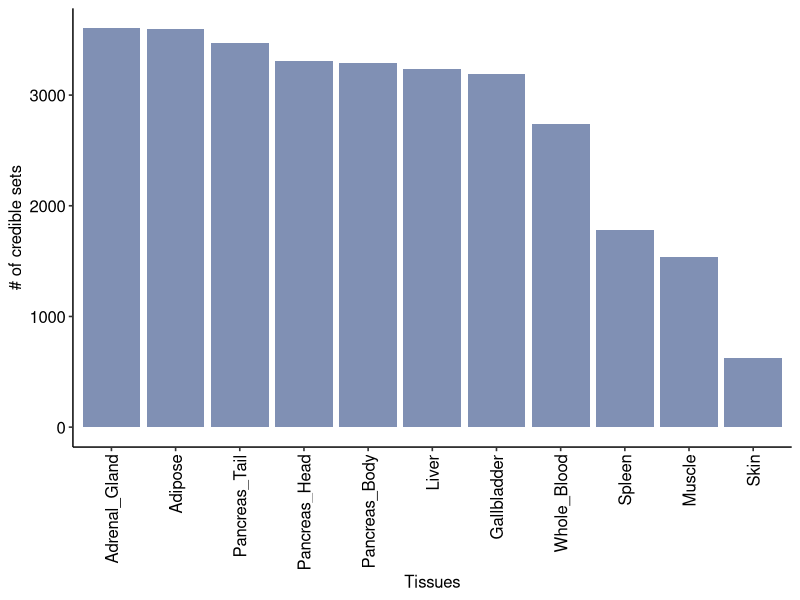
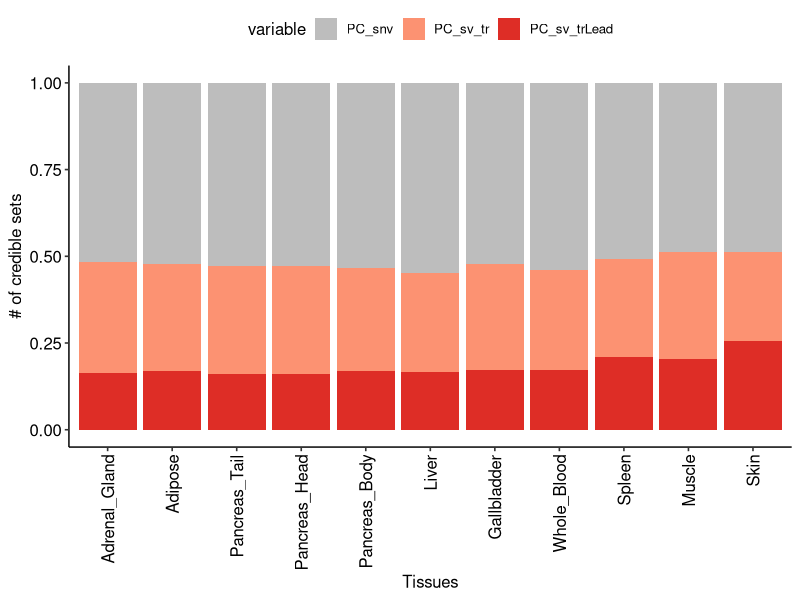
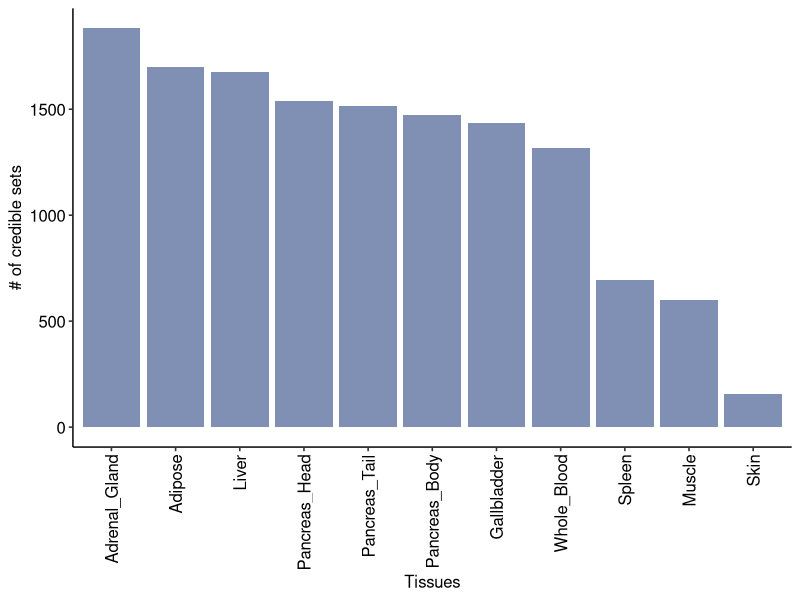
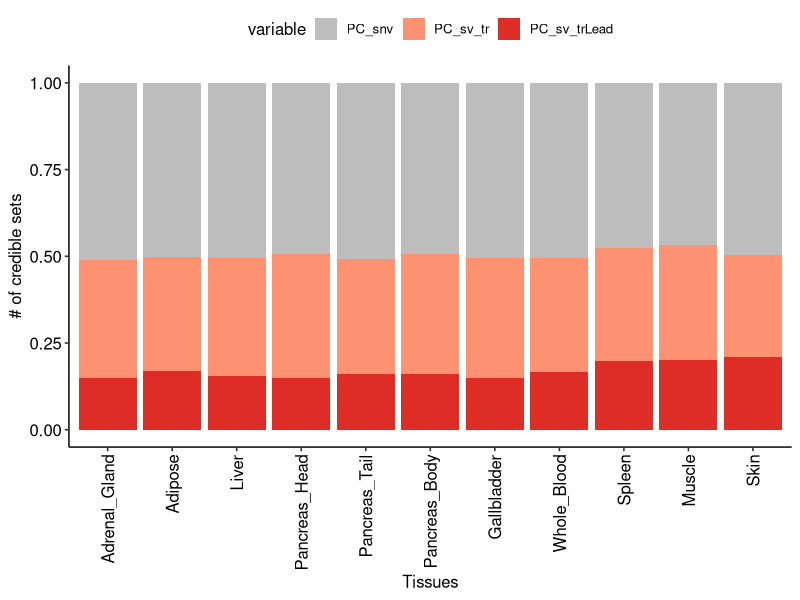

R code for these plots, in order:
#====================================#
# join finemapping res of sQTL #
# # Supp-Figure-26 # #
#===================================#

library(data.table)
library(dplyr)
library(magrittr)
library(ggplot2)
library(ggpubr)

setwd("/media/london_A/mengxin/GTOP_code/supp/supp_fig26")
df_plotall <- fread("./input/Figure S26.txt")

# supp.Figure.26a join finemapping res of juQTL ---------------------------


df_plot <- df_plotall %>% dplyr::filter(qtltype=="juQTL")
order <- c(
  "Adrenal_Gland","Adipose",  "Pancreas_Tail", "Pancreas_Head","Pancreas_Body",
  "Liver", "Gallbladder",  "Whole_Blood", "Spleen", "Muscle", "Skin"
)
df_plot$Var1<-factor(df_plot$Var1,levels = order )
p1 <- ggplot(df_plot,aes(x=Var1,y=Freq,fill=Var2)) + geom_bar(stat = "identity",position = "stack", fill="#8090b4") +
  theme_pubr() +
  theme(axis.text.x = element_text(angle = 90,hjust = 1,vjust = .5)) + 
  xlab("Tissues") + ylab("# of credible sets");p1

library(reshape2)
df_plot.w <- dcast(df_plot,Var1 ~ Var2, value.var = "Freq")
names(df_plot.w) <- c("Tissue","SNV","SV_TR","SV_TR_lead")
df_plot.w$total <- apply(df_plot.w[,-1],1,sum)

df_plot.w %<>% mutate(PC_snv = SNV/total, PC_sv_tr=SV_TR/total, PC_sv_trLead=SV_TR_lead/total) %>% select(Tissue,PC_snv,PC_sv_tr,PC_sv_trLead)

df_plot.wl <- melt(df_plot.w,id.vars = "Tissue")
df_plot.wl$Tissue <- as.character(df_plot.wl$Tissue)
df_plot.wl$Tissue <- factor(df_plot.wl$Tissue, levels = order)
p2 <- ggplot(df_plot.wl,aes(x=Tissue,y=value,fill=variable)) + geom_bar(stat = "identity",position = "stack") + theme_pubr() + 
  scale_fill_manual(breaks = c("PC_snv","PC_sv_tr","PC_sv_trLead"),values = c("#bdbdbd","#fc9272","#de2d26")) + 
  theme(axis.text.x = element_text(angle = 90,hjust = 1,vjust = .5)) + 
  xlab("Tissues") + ylab("# of credible sets");p2



# supp.Figure.26b join finemapping res of tuQTL ---------------------------


df_plot <- df_plotall %>% dplyr::filter(qtltype=="tuQTL")
order <- c(
  "Adrenal_Gland","Adipose","Liver","Pancreas_Head","Pancreas_Tail","Pancreas_Body",
   "Gallbladder",  "Whole_Blood", "Spleen", "Muscle", "Skin"
)
df_plot$Var1<-factor(df_plot$Var1,levels = order )
p3 <- ggplot(df_plot,aes(x=Var1,y=Freq)) + geom_bar(stat = "identity",position = "stack", fill="#8090b4") + 
  theme_pubr() + 
  theme(axis.text.x = element_text(angle = 90,hjust = 1,vjust = .5)) + 
  xlab("Tissues") + ylab("# of credible sets");p3

library(reshape2)
df_plot.w <- dcast(df_plot,Var1 ~ Var2, value.var = "Freq")
names(df_plot.w) <- c("Tissue","SNV","SV_TR","SV_TR_lead")
df_plot.w$total <- apply(df_plot.w[,-1],1,sum)

df_plot.w %<>% mutate(PC_snv = SNV/total, PC_sv_tr=SV_TR/total, PC_sv_trLead=SV_TR_lead/total) %>% select(Tissue,PC_snv,PC_sv_tr,PC_sv_trLead)
df_plot.wl <- melt(df_plot.w,id.vars = "Tissue")
df_plot.wl$Tissue <- as.character(df_plot.wl$Tissue)
df_plot.wl$Tissue <- factor(df_plot.wl$Tissue, levels = order)
p4 <- ggplot(df_plot.wl,aes(x=Tissue,y=value,fill=variable)) + geom_bar(stat = "identity",position = "stack") + theme_pubr() + 
  scale_fill_manual(breaks = c("PC_snv","PC_sv_tr","PC_sv_trLead"),values = c("#bdbdbd","#fc9272","#de2d26")) + 
  theme(axis.text.x = element_text(angle = 90,hjust = 1,vjust = .5)) + 
  xlab("Tissues") + ylab("# of credible sets");p4



